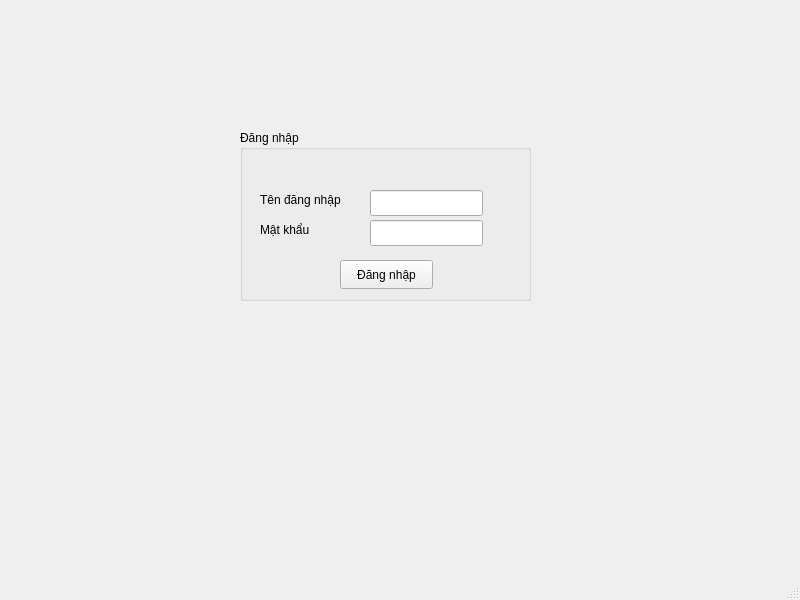
<?xml version="1.0" encoding="UTF-8"?>
<ui version="4.0">
 <class>MainWindow</class>
 <widget class="QMainWindow" name="MainWindow">
  <property name="geometry">
   <rect>
    <x>0</x>
    <y>0</y>
    <width>800</width>
    <height>600</height>
   </rect>
  </property>
  <property name="windowTitle">
   <string>MainWindow</string>
  </property>
  <widget class="QWidget" name="centralwidget">
   <widget class="QGroupBox" name="groupBox">
    <property name="geometry">
     <rect>
      <x>240</x>
      <y>130</y>
      <width>291</width>
      <height>171</height>
     </rect>
    </property>
    <property name="title">
     <string>Đăng nhập</string>
    </property>
    <widget class="QLabel" name="label_2">
     <property name="geometry">
      <rect>
       <x>20</x>
       <y>90</y>
       <width>71</width>
       <height>20</height>
      </rect>
     </property>
     <property name="text">
      <string>Mật khẩu</string>
     </property>
    </widget>
    <widget class="QLineEdit" name="lineEdit_username">
     <property name="geometry">
      <rect>
       <x>130</x>
       <y>60</y>
       <width>113</width>
       <height>26</height>
      </rect>
     </property>
    </widget>
    <widget class="QLineEdit" name="lineEdit_password">
     <property name="geometry">
      <rect>
       <x>130</x>
       <y>90</y>
       <width>113</width>
       <height>26</height>
      </rect>
     </property>
    </widget>
    <widget class="QPushButton" name="pushButton_login">
     <property name="geometry">
      <rect>
       <x>100</x>
       <y>130</y>
       <width>93</width>
       <height>29</height>
      </rect>
     </property>
     <property name="text">
      <string>Đăng nhập</string>
     </property>
     <property name="autoDefault">
      <bool>false</bool>
     </property>
    </widget>
    <widget class="QLabel" name="label">
     <property name="geometry">
      <rect>
       <x>20</x>
       <y>60</y>
       <width>101</width>
       <height>20</height>
      </rect>
     </property>
     <property name="text">
      <string>Tên đăng nhập</string>
     </property>
    </widget>
   </widget>
  </widget>
  <widget class="QMenuBar" name="menubar">
   <property name="geometry">
    <rect>
     <x>0</x>
     <y>0</y>
     <width>800</width>
     <height>26</height>
    </rect>
   </property>
  </widget>
  <widget class="QStatusBar" name="statusbar"/>
 </widget>
 <tabstops>
  <tabstop>lineEdit_password</tabstop>
  <tabstop>lineEdit_username</tabstop>
  <tabstop>pushButton_login</tabstop>
 </tabstops>
 <resources/>
 <connections/>
</ui>
